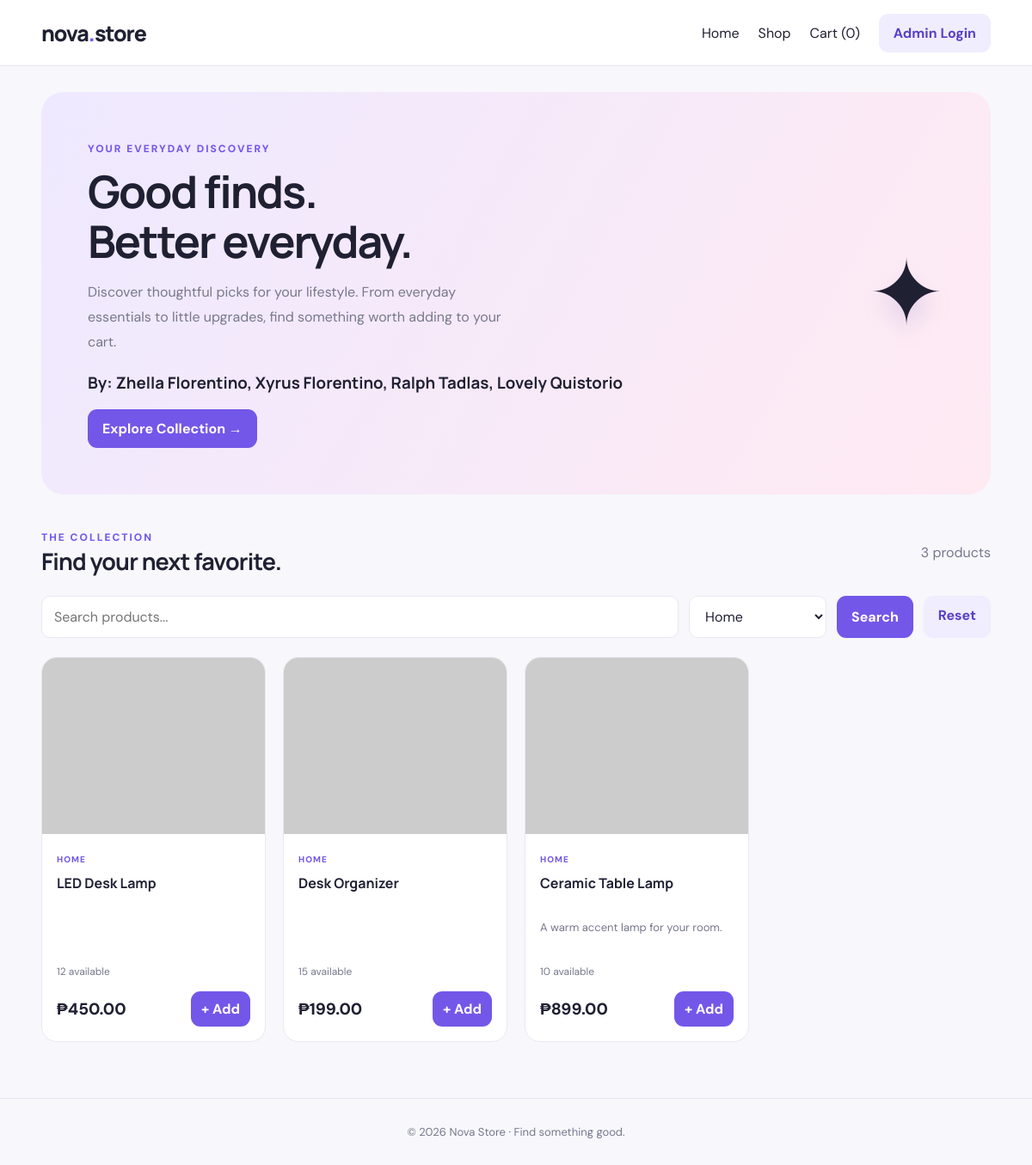
The page /index.php?category=Home on the database its author committed.
### tables this page shows
CREATE TABLE `products` (
  `id` int(11) NOT NULL,
  `name` varchar(150) NOT NULL,
  `category` varchar(100) NOT NULL,
  `description` text DEFAULT NULL,
  `price` decimal(10,2) NOT NULL,
  `stock` int(11) NOT NULL DEFAULT 0,
  `image` varchar(255) DEFAULT NULL,
  `created_at` timestamp NOT NULL DEFAULT current_timestamp()
);

### index.php (the view, shortened to what this page needs)
<?php
require "db.php";
$search = trim($_GET["search"] ?? "");
$category = trim($_GET["category"] ?? "");
$sql = "SELECT * FROM products WHERE 1=1";
$params = [];
if ($category !== "") {
    $sql .= " AND category = ?";
    $params[] = $category;
}
$sql .= " ORDER BY RAND()";
$stmt = $pdo->prepare($sql);
$stmt->execute($params);
$products = $stmt->fetchAll();
$categories = $pdo->query(
    "SELECT DISTINCT category FROM products ORDER BY category"
)->fetchAll(PDO::FETCH_COLUMN);
$cartCount = array_sum($_SESSION["cart"]);
?>
<!DOCTYPE html>
<html lang="en">
<head>
    <link rel="stylesheet" href="style.css">
</head>
<body>
<nav class="navbar">
    <div class="container nav-inner">
        <a class="brand" href="index.php">nova<span>.</span>store</a>
        <div class="nav-links">
            <a href="index.php">Home</a>
            <a href="#products">Shop</a>
            <a href="cart.php">Cart (<?= $cartCount ?>)</a>
            <a class="btn btn-light" href="login.php">Admin Login</a>
        </div>
    </div>
</nav>
<main class="container">
    <section class="hero">
        <div>
            <span class="eyebrow">YOUR EVERYDAY DISCOVERY</span>
            <h1>Good finds.<br>Better everyday.</h1>
            <p>
                Discover thoughtful picks for your lifestyle.
                From everyday essentials to little upgrades,
                find something worth adding to your cart.  </p>
            <h3>By: Zhella Florentino,
            Xyrus Florentino,
            Ralph Tadlas,
            Lovely Quistorio</h3>
            <a class="btn" href="#products">Explore Collection →</a>
        </div>
        <div class="hero-art">✦</div>
    </section>
    <section id="products">
        <div class="section-heading">
            <div>
                <span class="eyebrow">THE COLLECTION</span>
                <h2>Find your next favorite.</h2>
            </div>
            <span class="muted"><?= count($products) ?> products</span>
        </div>
        <form class="toolbar" method="GET">
            <input
                type="search"
                name="search"
                placeholder="Search products..."
                value="<?= htmlspecialchars($search) ?>"
            >
            <select name="category">
                <?php foreach ($categories as $cat): ?>
                    <option value="<?= htmlspecialchars($cat) ?>"
                        <?= $category === $cat ? "selected" : "" ?>>
                        <?= htmlspecialchars($cat) ?>
                    </option>
                <?php endforeach; ?>
            </select>
            <button type="submit">Search</button>
            <a class="btn btn-light" href="index.php">Reset</a>
        </form>
        <div class="product-grid">
            <?php foreach ($products as $p): ?>
                <article class="product-card">
                    <img
                        class="product-image"
                        src="<?= htmlspecialchars($p["image"] ?: "https://placehold.co/600x400?text=Product") ?>"
                        alt="<?= htmlspecialchars($p["name"]) ?>"
                        loading="lazy"
                        onerror="this.onerror=null;this.src='https://placehold.co/600x400?text=Product';"
                    >
                    <div class="product-info">
                        <span class="category">
                            <?= htmlspecialchars($p["category"]) ?>
                        </span>
                        <h3><?= htmlspecialchars($p["name"]) ?></h3>
                        <p class="description">
                            <?= htmlspecialchars($p["description"] ?? "") ?>
                        </p>
                        <p class="stock">
                            <?= (int)$p["stock"] > 0
                                ? (int)$p["stock"] . " available"
                                : "Out of stock" ?>
                        </p>
                        <div class="product-bottom">
                            <span class="price">
                                ₱<?= number_format((float)$p["price"], 2) ?>
                            </span>
                            <?php if ((int)$p["stock"] > 0): ?>
                                <form method="POST">
                                    <button type="submit" name="add_to_cart">
                                        + Add
                                    </button>
                                </form>
                            <?php else: ?>
                                <button disabled>Sold Out</button>
                            <?php endif; ?>
                        </div>
                    </div>
                </article>
            <?php endforeach; ?>
        </div>
    </section>
</main>
<footer class="footer">
    <div class="container">
        © <?= date("Y") ?> Nova Store · Find something good.
    </div>
</footer>
</body>
</html>

### style.css (style rules this page uses)
:root { --primary: #7357e8; --primary-dark: #5940c6; --pink: #f5a7c7; --ink: #202033; --muted: #77788c; --surface: #ffffff; --background: #f7f7fc; --border: #e9e8f2; --success: #16845b; --danger: #d94058; --radius: 18px; --shadow: 0 12px 35px rgba(36, 26, 78, .07); }
* { box-sizing: border-box; }
body { margin: 0; background: var(--background); color: var(--ink); font-family: 'DM Sans', sans-serif; }
h1, h2, h3, .brand { font-family: 'Manrope', sans-serif; }
a { text-decoration: none; color: inherit; }
button, input, select, textarea { font: inherit; }
button, .btn { border: 0; border-radius: 11px; padding: 12px 17px; background: var(--primary); color: white; cursor: pointer; font-weight: 700; transition: .2s ease; display: inline-block; text-align: center; }
.btn-light { background: #f0edff; color: var(--primary-dark); }
.container { width: min(1180px, 92%); margin: auto; }
.navbar { background: rgba(255, 255, 255, .94); border-bottom: 1px solid var(--border); position: sticky; top: 0; z-index: 10; backdrop-filter: blur(12px); }
.nav-inner { min-height: 76px; display: flex; align-items: center; justify-content: space-between; gap: 20px; }
.brand { font-size: 25px; font-weight: 800; letter-spacing: -1px; }
.brand span { color: var(--primary); }
.nav-links { display: flex; gap: 22px; align-items: center; flex-wrap: wrap; }
.hero { margin: 30px auto; padding: 54px; min-height: 290px; border-radius: 26px; background: linear-gradient(120deg, #eee9ff, #ffeaf2); display: flex; align-items: center; justify-content: space-between; gap: 25px; overflow: hidden; }
.hero h1 { font-size: clamp(32px, 5vw, 52px); line-height: 1.12; letter-spacing: -2px; margin: 12px 0; max-width: 580px; }
.hero p { color: var(--muted); line-height: 1.8; max-width: 500px; }
.hero-art { font-size: 105px; filter: drop-shadow(0 15px 12px #8e76c933); }
.eyebrow { color: var(--primary); font-size: 12px; font-weight: 800; letter-spacing: 2px; text-transform: uppercase; }
.section-heading { display: flex; align-items: center; justify-content: space-between; gap: 20px; margin: 38px 0 20px; }
.section-heading h2 { margin: 0; font-size: 27px; letter-spacing: -.8px; }
.muted { color: var(--muted); }
.toolbar { display: flex; gap: 12px; flex-wrap: wrap; margin: 22px 0; }
.toolbar input { flex: 1; min-width: 190px; }
input, select, textarea { width: 100%; padding: 12px 14px; border: 1px solid var(--border); border-radius: 10px; background: white; color: var(--ink); outline: none; }
.toolbar select { width: auto; min-width: 160px; }
.product-grid { display: grid; grid-template-columns: repeat(4, minmax(0, 1fr)); gap: 20px; }
.product-card { background: var(--surface); border: 1px solid var(--border); border-radius: var(--radius); overflow: hidden; transition: .25s ease; min-width: 0; }
.product-image { width: 100%; height: 205px; object-fit: cover; background: #f0eef8; display: block; }
.product-info { padding: 17px; }
.category { color: var(--primary); text-transform: uppercase; font-size: 10px; font-weight: 800; letter-spacing: 1px; }
.product-info h3 { font-size: 16px; margin: 8px 0; min-height: 40px; }
.description { font-size: 13px; color: var(--muted); line-height: 1.6; min-height: 40px; }
.product-bottom { display: flex; align-items: center; justify-content: space-between; gap: 10px; margin-top: 15px; }
.price { font-size: 19px; font-weight: 800; color: var(--ink); }
.stock { font-size: 12px; color: var(--muted); margin: 8px 0; }
.product-bottom form { margin: 0; }
.product-bottom button { padding: 10px 12px; }
.footer { margin-top: 65px; padding: 30px 0; border-top: 1px solid var(--border); text-align: center; color: var(--muted); font-size: 13px; }

### rows shown on the page
products: category "HOME", name "LED Desk Lamp", stock "12", price "450.00"
products: category "HOME", name "Desk Organizer", stock "15", price "199.00"
products: category "HOME", name "Ceramic Table Lamp", description "A warm accent lamp for your room.", stock "10", price "899.00"

### other values the page prints
$cartCount "0"
count($products) "3"
form field category "Home"
